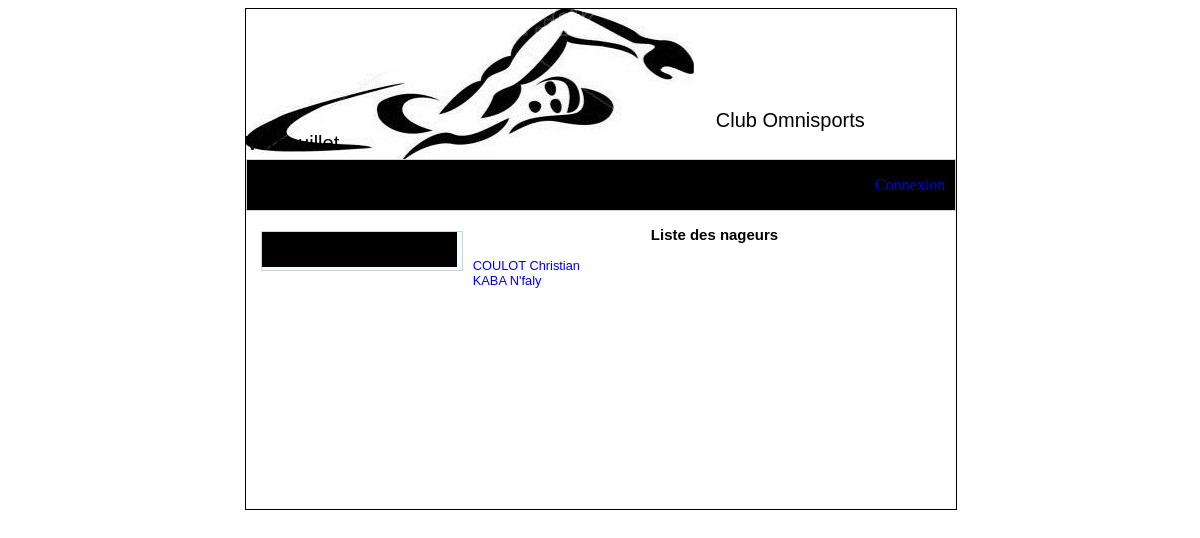
The app's page /nageurs.php, older data.
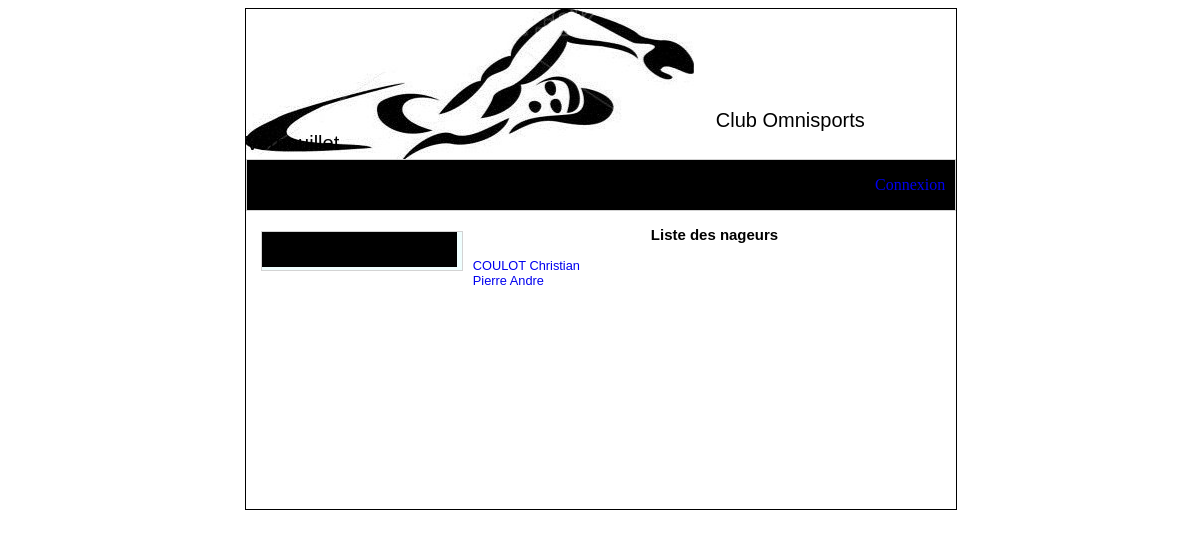
The same page, newer data.
### tables this page shows
CREATE TABLE IF NOT EXISTS `nageur` (
  `id_nageur` int(11) NOT NULL AUTO_INCREMENT,
  `nom_nageur` varchar(50) NOT NULL,
  `prenom_nageur` varchar(50) NOT NULL,
  `sexe` varchar(50) NOT NULL,
  `annee_naissance` date NOT NULL,
  `id_categorie` int(11) NOT NULL,
  `club` varchar(50) NOT NULL,
  PRIMARY KEY (`id_nageur`),
  KEY `id_categorie` (`id_categorie`)
);

### nageurs.php (the view, shortened to what this page needs)
<?php include './header.php' ;
?>
<div id="contenu">
        <center><h3>Liste des nageurs</h3></center>
        <?php
       $res = mysql_query("SELECT * FROM `nageur`") or die(mysql_error());
        if (mysql_num_rows($res) != 0) {
            while (($ligne = mysql_fetch_array($res)) !== FALSE) {
                echo '<div><a href="nageur.php?id=' . $ligne['id_nageur'] . '">' . $ligne['nom_nageur']. ' ' .$ligne['prenom_nageur'] . '</a></div>';
            }
        }else{
             echo "contenu vide";
        }
    ?>
</div>
<?php include './footer.php' ?>

Row changes from the older to the newer data that the page shows:
changed nageur: nom_nageur "KABA" → "Pierre"; prenom_nageur "N'faly" → "Andre"
